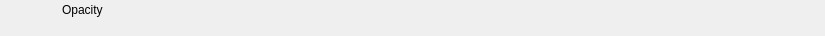
<?xml version="1.0" encoding="UTF-8"?>
<ui version="4.0">
 <class>RundownOpacityWidget</class>
 <widget class="QWidget" name="RundownOpacityWidget">
  <property name="geometry">
   <rect>
    <x>0</x>
    <y>0</y>
    <width>825</width>
    <height>36</height>
   </rect>
  </property>
  <layout class="QHBoxLayout" name="horizontalLayout">
   <property name="spacing">
    <number>0</number>
   </property>
   <property name="margin">
    <number>0</number>
   </property>
   <item>
    <widget class="QFrame" name="frameItem">
     <property name="sizePolicy">
      <sizepolicy hsizetype="Preferred" vsizetype="Fixed">
       <horstretch>0</horstretch>
       <verstretch>0</verstretch>
      </sizepolicy>
     </property>
     <property name="minimumSize">
      <size>
       <width>0</width>
       <height>36</height>
      </size>
     </property>
     <widget class="QLabel" name="labelIcon">
      <property name="geometry">
       <rect>
        <x>22</x>
        <y>2</y>
        <width>32</width>
        <height>32</height>
       </rect>
      </property>
      <property name="text">
       <string/>
      </property>
      <property name="pixmap">
       <pixmap resource="../Widgets.qrc">:/Graphics/Images/Opacity.png</pixmap>
      </property>
      <property name="scaledContents">
       <bool>true</bool>
      </property>
     </widget>
     <widget class="QLabel" name="labelChannel">
      <property name="geometry">
       <rect>
        <x>0</x>
        <y>0</y>
        <width>0</width>
        <height>0</height>
       </rect>
      </property>
      <property name="text">
       <string></string>
      </property>
     </widget>
     <widget class="QLabel" name="labelLabel">
      <property name="geometry">
       <rect>
        <x>62</x>
        <y>2</y>
        <width>5000</width>
        <height>16</height>
       </rect>
      </property>
      <property name="text">
       <string>Opacity</string>
      </property>
     </widget>
     <widget class="QLabel" name="labelVideolayer">
      <property name="geometry">
       <rect>
        <x>140</x>
        <y>19</y>
        <width>40</width>
        <height>16</height>
       </rect>
      </property>
      <property name="text">
       <string></string>
      </property>
     </widget>
     <widget class="QLabel" name="labelColor">
      <property name="geometry">
       <rect>
        <x>0</x>
        <y>0</y>
        <width>18</width>
        <height>36</height>
       </rect>
      </property>
      <property name="text">
       <string/>
      </property>
     </widget>
     <widget class="QLabel" name="labelGroupColor">
      <property name="geometry">
       <rect>
        <x>0</x>
        <y>0</y>
        <width>6</width>
        <height>36</height>
       </rect>
      </property>
      <property name="text">
       <string/>
      </property>
     </widget>
     <widget class="QLabel" name="labelDevice">
      <property name="geometry">
       <rect>
        <x>62</x>
        <y>19</y>
        <width>75</width>
        <height>16</height>
       </rect>
      </property>
      <property name="text">
       <string></string>
      </property>
     </widget>
     <widget class="QLabel" name="labelDelay">
      <property name="geometry">
       <rect>
        <x>185</x>
        <y>19</y>
        <width>55</width>
        <height>16</height>
       </rect>
      </property>
      <property name="text">
       <string></string>
      </property>
     </widget>
     <widget class="QLabel" name="labelRemoteTriggerId">
      <property name="geometry">
       <rect>
        <x>245</x>
        <y>19</y>
        <width>70</width>
        <height>16</height>
       </rect>
      </property>
      <property name="text">
       <string></string>
      </property>
     </widget>
    </widget>
   </item>
   <item>
    <widget class="QFrame" name="frameStatus">
     <property name="minimumSize">
      <size>
       <width>77</width>
       <height>0</height>
      </size>
     </property>
     <property name="maximumSize">
      <size>
       <width>77</width>
       <height>16777215</height>
      </size>
     </property>
     <widget class="QLabel" name="labelGpiConnected">
      <property name="geometry">
       <rect>
        <x>1</x>
        <y>2</y>
        <width>32</width>
        <height>32</height>
       </rect>
      </property>
      <property name="minimumSize">
       <size>
        <width>32</width>
        <height>32</height>
       </size>
      </property>
      <property name="maximumSize">
       <size>
        <width>32</width>
        <height>32</height>
       </size>
      </property>
      <property name="lineWidth">
       <number>0</number>
      </property>
      <property name="text">
       <string/>
      </property>
      <property name="pixmap">
       <pixmap resource="../Widgets.qrc">:/Graphics/Images/GpiConnected.png</pixmap>
      </property>
      <property name="scaledContents">
       <bool>true</bool>
      </property>
     </widget>
     <widget class="QLabel" name="labelDisconnected">
      <property name="geometry">
       <rect>
        <x>32</x>
        <y>2</y>
        <width>32</width>
        <height>32</height>
       </rect>
      </property>
      <property name="minimumSize">
       <size>
        <width>32</width>
        <height>32</height>
       </size>
      </property>
      <property name="maximumSize">
       <size>
        <width>32</width>
        <height>32</height>
       </size>
      </property>
      <property name="text">
       <string/>
      </property>
      <property name="pixmap">
       <pixmap resource="../Widgets.qrc">:/Graphics/Images/Disconnected.png</pixmap>
      </property>
      <property name="scaledContents">
       <bool>true</bool>
      </property>
     </widget>
     <widget class="QLabel" name="labelActiveColor">
      <property name="geometry">
       <rect>
        <x>69</x>
        <y>0</y>
        <width>8</width>
        <height>36</height>
       </rect>
      </property>
      <property name="minimumSize">
       <size>
        <width>8</width>
        <height>36</height>
       </size>
      </property>
      <property name="maximumSize">
       <size>
        <width>8</width>
        <height>36</height>
       </size>
      </property>
      <property name="text">
       <string/>
      </property>
     </widget>
    </widget>
   </item>
  </layout>
 </widget>
 <resources>
  <include location="../Widgets.qrc"/>
 </resources>
 <connections/>
 <slots>
  <slot>addToCombo()</slot>
 </slots>
</ui>
